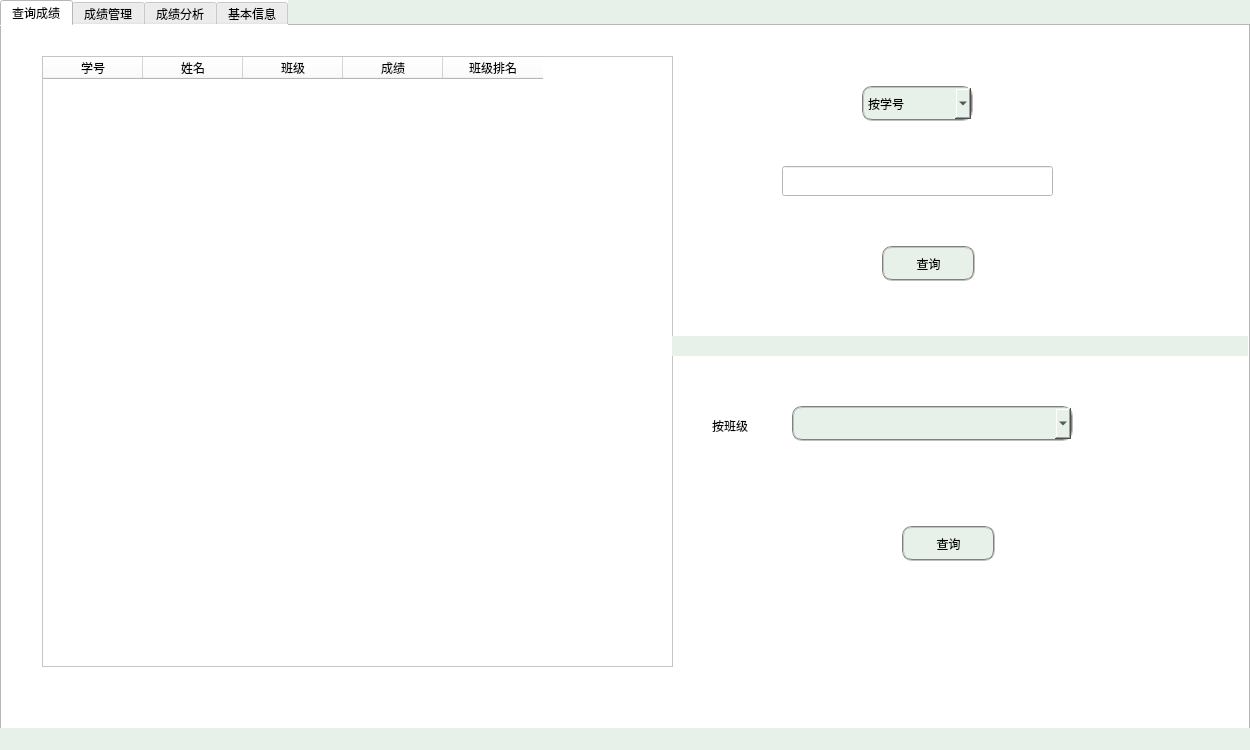
<?xml version="1.0" encoding="UTF-8"?>
<ui version="4.0">
 <class>MainWindowTea</class>
 <widget class="QMainWindow" name="MainWindowTea">
  <property name="geometry">
   <rect>
    <x>0</x>
    <y>0</y>
    <width>1250</width>
    <height>750</height>
   </rect>
  </property>
  <property name="windowTitle">
   <string>教师端</string>
  </property>
  <property name="styleSheet">
   <string notr="true">background-color: rgb(231, 240, 233);
</string>
  </property>
  <widget class="QWidget" name="centralwidget">
   <widget class="QTabWidget" name="tabWidget">
    <property name="geometry">
     <rect>
      <x>0</x>
      <y>0</y>
      <width>1250</width>
      <height>750</height>
     </rect>
    </property>
    <property name="styleSheet">
     <string notr="true">background-color: rgb(255, 255, 255);
font: 12pt &quot;等线&quot;;</string>
    </property>
    <property name="currentIndex">
     <number>0</number>
    </property>
    <widget class="QWidget" name="tab">
     <attribute name="title">
      <string>查询成绩</string>
     </attribute>
     <widget class="QTableWidget" name="tableWidget_gq">
      <property name="geometry">
       <rect>
        <x>40</x>
        <y>30</y>
        <width>631</width>
        <height>611</height>
       </rect>
      </property>
      <property name="styleSheet">
       <string notr="true">
font: 11pt &quot;楷体&quot;;</string>
      </property>
      <column>
       <property name="text">
        <string>学号</string>
       </property>
      </column>
      <column>
       <property name="text">
        <string>姓名</string>
       </property>
      </column>
      <column>
       <property name="text">
        <string>班级</string>
       </property>
      </column>
      <column>
       <property name="text">
        <string>成绩</string>
       </property>
      </column>
      <column>
       <property name="text">
        <string>班级排名</string>
       </property>
      </column>
     </widget>
     <widget class="QComboBox" name="gqBox">
      <property name="geometry">
       <rect>
        <x>860</x>
        <y>60</y>
        <width>111</width>
        <height>35</height>
       </rect>
      </property>
      <property name="styleSheet">
       <string notr="true">border:2px groove gray;border-radius:10px;padding:2px 4px;
background-color: rgb(231, 240, 233);</string>
      </property>
      <item>
       <property name="text">
        <string>按学号</string>
       </property>
      </item>
      <item>
       <property name="text">
        <string>按姓名</string>
       </property>
      </item>
     </widget>
     <widget class="QLineEdit" name="gqEdit">
      <property name="geometry">
       <rect>
        <x>780</x>
        <y>140</y>
        <width>271</width>
        <height>30</height>
       </rect>
      </property>
      <property name="styleSheet">
       <string notr="true">font: 12pt &quot;等线&quot;;
</string>
      </property>
     </widget>
     <widget class="QPushButton" name="gqBtn">
      <property name="geometry">
       <rect>
        <x>880</x>
        <y>220</y>
        <width>93</width>
        <height>35</height>
       </rect>
      </property>
      <property name="styleSheet">
       <string notr="true">border:2px groove gray;border-radius:10px;padding:2px 4px;
background-color: rgb(231, 240, 233);</string>
      </property>
      <property name="text">
       <string>查询</string>
      </property>
     </widget>
     <widget class="QLabel" name="label_14">
      <property name="geometry">
       <rect>
        <x>710</x>
        <y>390</y>
        <width>81</width>
        <height>20</height>
       </rect>
      </property>
      <property name="text">
       <string>按班级</string>
      </property>
     </widget>
     <widget class="QComboBox" name="Box_class_2">
      <property name="geometry">
       <rect>
        <x>790</x>
        <y>380</y>
        <width>281</width>
        <height>35</height>
       </rect>
      </property>
      <property name="styleSheet">
       <string notr="true">border:2px groove gray;border-radius:10px;padding:2px 4px;
background-color: rgb(231, 240, 233);</string>
      </property>
     </widget>
     <widget class="QPushButton" name="qBtn_class">
      <property name="geometry">
       <rect>
        <x>900</x>
        <y>500</y>
        <width>93</width>
        <height>35</height>
       </rect>
      </property>
      <property name="styleSheet">
       <string notr="true">border:2px groove gray;border-radius:10px;padding:2px 4px;
background-color: rgb(231, 240, 233);</string>
      </property>
      <property name="text">
       <string>查询</string>
      </property>
     </widget>
     <widget class="QLabel" name="label_15">
      <property name="geometry">
       <rect>
        <x>670</x>
        <y>310</y>
        <width>601</width>
        <height>20</height>
       </rect>
      </property>
      <property name="styleSheet">
       <string notr="true">background-color: rgb(231, 240, 233);</string>
      </property>
      <property name="text">
       <string/>
      </property>
     </widget>
    </widget>
    <widget class="QWidget" name="tab_4">
     <attribute name="title">
      <string>成绩管理</string>
     </attribute>
     <widget class="QLabel" name="label_6">
      <property name="geometry">
       <rect>
        <x>250</x>
        <y>190</y>
        <width>72</width>
        <height>31</height>
       </rect>
      </property>
      <property name="text">
       <string>学号</string>
      </property>
     </widget>
     <widget class="QLabel" name="label_8">
      <property name="geometry">
       <rect>
        <x>250</x>
        <y>290</y>
        <width>72</width>
        <height>31</height>
       </rect>
      </property>
      <property name="text">
       <string>成绩</string>
      </property>
     </widget>
     <widget class="QLineEdit" name="gEdit_id">
      <property name="geometry">
       <rect>
        <x>430</x>
        <y>190</y>
        <width>291</width>
        <height>30</height>
       </rect>
      </property>
      <property name="styleSheet">
       <string notr="true">font: 12pt &quot;等线&quot;;
</string>
      </property>
     </widget>
     <widget class="QLineEdit" name="gEdit_score">
      <property name="geometry">
       <rect>
        <x>430</x>
        <y>290</y>
        <width>291</width>
        <height>30</height>
       </rect>
      </property>
      <property name="styleSheet">
       <string notr="true">font: 12pt &quot;等线&quot;;
</string>
      </property>
     </widget>
     <widget class="QPushButton" name="dgBtn">
      <property name="geometry">
       <rect>
        <x>670</x>
        <y>430</y>
        <width>93</width>
        <height>35</height>
       </rect>
      </property>
      <property name="styleSheet">
       <string notr="true">border:2px groove gray;border-radius:10px;padding:2px 4px;
background-color: rgb(231, 240, 233);</string>
      </property>
      <property name="text">
       <string>删除</string>
      </property>
     </widget>
     <widget class="QPushButton" name="agBtn">
      <property name="geometry">
       <rect>
        <x>340</x>
        <y>430</y>
        <width>131</width>
        <height>35</height>
       </rect>
      </property>
      <property name="styleSheet">
       <string notr="true">border:2px groove gray;border-radius:10px;padding:2px 4px;
background-color: rgb(231, 240, 233);</string>
      </property>
      <property name="text">
       <string>添加/修改</string>
      </property>
     </widget>
    </widget>
    <widget class="QWidget" name="widget">
     <attribute name="title">
      <string>成绩分析</string>
     </attribute>
     <widget class="QTableWidget" name="tableWidget_sort">
      <property name="geometry">
       <rect>
        <x>30</x>
        <y>20</y>
        <width>631</width>
        <height>601</height>
       </rect>
      </property>
      <property name="styleSheet">
       <string notr="true">
font: 11pt &quot;楷体&quot;;</string>
      </property>
     </widget>
     <widget class="QPushButton" name="anBtn">
      <property name="geometry">
       <rect>
        <x>850</x>
        <y>200</y>
        <width>160</width>
        <height>35</height>
       </rect>
      </property>
      <property name="styleSheet">
       <string notr="true">border:2px groove gray;border-radius:10px;padding:2px 4px;
background-color: rgb(231, 240, 233);</string>
      </property>
      <property name="text">
       <string>综合分析</string>
      </property>
     </widget>
     <widget class="QLabel" name="label">
      <property name="geometry">
       <rect>
        <x>900</x>
        <y>330</y>
        <width>72</width>
        <height>35</height>
       </rect>
      </property>
      <property name="text">
       <string>分数段</string>
      </property>
     </widget>
     <widget class="QLabel" name="label_2">
      <property name="geometry">
       <rect>
        <x>820</x>
        <y>380</y>
        <width>72</width>
        <height>35</height>
       </rect>
      </property>
      <property name="text">
       <string>最低分</string>
      </property>
     </widget>
     <widget class="QLabel" name="label_3">
      <property name="geometry">
       <rect>
        <x>1000</x>
        <y>380</y>
        <width>72</width>
        <height>35</height>
       </rect>
      </property>
      <property name="text">
       <string>最高分</string>
      </property>
     </widget>
     <widget class="QLineEdit" name="lineEdit_low">
      <property name="geometry">
       <rect>
        <x>780</x>
        <y>440</y>
        <width>113</width>
        <height>30</height>
       </rect>
      </property>
      <property name="styleSheet">
       <string notr="true">font: 12pt &quot;等线&quot;;
border:1px groove gray;border-radius:10px;padding:2px 4px;</string>
      </property>
     </widget>
     <widget class="QLineEdit" name="lineEdit_high">
      <property name="geometry">
       <rect>
        <x>990</x>
        <y>440</y>
        <width>113</width>
        <height>30</height>
       </rect>
      </property>
      <property name="styleSheet">
       <string notr="true">font: 12pt &quot;等线&quot;;
border:1px groove gray;border-radius:10px;padding:2px 4px;</string>
      </property>
     </widget>
     <widget class="QLabel" name="label_4">
      <property name="geometry">
       <rect>
        <x>930</x>
        <y>450</y>
        <width>41</width>
        <height>16</height>
       </rect>
      </property>
      <property name="text">
       <string>——</string>
      </property>
     </widget>
     <widget class="QPushButton" name="hlBtn">
      <property name="geometry">
       <rect>
        <x>920</x>
        <y>560</y>
        <width>93</width>
        <height>35</height>
       </rect>
      </property>
      <property name="styleSheet">
       <string notr="true">border:2px groove gray;border-radius:10px;padding:2px 4px;
background-color: rgb(231, 240, 233);</string>
      </property>
      <property name="text">
       <string>查询</string>
      </property>
     </widget>
     <widget class="QPushButton" name="outgradeBtn">
      <property name="geometry">
       <rect>
        <x>830</x>
        <y>270</y>
        <width>211</width>
        <height>35</height>
       </rect>
      </property>
      <property name="styleSheet">
       <string notr="true">border:2px groove gray;border-radius:10px;padding:2px 4px;
background-color: rgb(231, 240, 233);</string>
      </property>
      <property name="text">
       <string>导出全部学生成绩</string>
      </property>
     </widget>
     <widget class="QPushButton" name="sortBtn">
      <property name="geometry">
       <rect>
        <x>850</x>
        <y>130</y>
        <width>160</width>
        <height>35</height>
       </rect>
      </property>
      <property name="styleSheet">
       <string notr="true">border:2px groove gray;border-radius:10px;padding:2px 4px;
background-color: rgb(231, 240, 233);</string>
      </property>
      <property name="text">
       <string>排名情况</string>
      </property>
     </widget>
     <widget class="QLabel" name="label_11">
      <property name="geometry">
       <rect>
        <x>730</x>
        <y>60</y>
        <width>72</width>
        <height>31</height>
       </rect>
      </property>
      <property name="text">
       <string>班级</string>
      </property>
     </widget>
     <widget class="QComboBox" name="Box_class">
      <property name="geometry">
       <rect>
        <x>850</x>
        <y>60</y>
        <width>160</width>
        <height>35</height>
       </rect>
      </property>
      <property name="styleSheet">
       <string notr="true">border:2px groove gray;border-radius:10px;padding:2px 4px;
background-color: rgb(231, 240, 233);</string>
      </property>
     </widget>
    </widget>
    <widget class="QWidget" name="tab_2">
     <attribute name="title">
      <string>基本信息</string>
     </attribute>
     <widget class="QLabel" name="label_10">
      <property name="geometry">
       <rect>
        <x>60</x>
        <y>140</y>
        <width>70</width>
        <height>30</height>
       </rect>
      </property>
      <property name="text">
       <string>姓名</string>
      </property>
     </widget>
     <widget class="QLabel" name="label_tname">
      <property name="geometry">
       <rect>
        <x>180</x>
        <y>140</y>
        <width>250</width>
        <height>30</height>
       </rect>
      </property>
      <property name="text">
       <string>——</string>
      </property>
     </widget>
     <widget class="QLabel" name="label_12">
      <property name="geometry">
       <rect>
        <x>60</x>
        <y>250</y>
        <width>70</width>
        <height>30</height>
       </rect>
      </property>
      <property name="text">
       <string>账号</string>
      </property>
     </widget>
     <widget class="QLabel" name="label_tid">
      <property name="geometry">
       <rect>
        <x>180</x>
        <y>250</y>
        <width>250</width>
        <height>30</height>
       </rect>
      </property>
      <property name="text">
       <string>——</string>
      </property>
     </widget>
     <widget class="QPushButton" name="trBtn">
      <property name="geometry">
       <rect>
        <x>160</x>
        <y>390</y>
        <width>121</width>
        <height>35</height>
       </rect>
      </property>
      <property name="styleSheet">
       <string notr="true">border:2px groove gray;border-radius:10px;padding:2px 4px;
background-color: rgb(231, 240, 233);</string>
      </property>
      <property name="text">
       <string>修改密码</string>
      </property>
     </widget>
     <widget class="QLabel" name="label_5">
      <property name="geometry">
       <rect>
        <x>650</x>
        <y>100</y>
        <width>111</width>
        <height>35</height>
       </rect>
      </property>
      <property name="text">
       <string>任教课程</string>
      </property>
     </widget>
     <widget class="QLabel" name="label_subname">
      <property name="geometry">
       <rect>
        <x>830</x>
        <y>100</y>
        <width>250</width>
        <height>35</height>
       </rect>
      </property>
      <property name="text">
       <string>——</string>
      </property>
     </widget>
     <widget class="QLabel" name="label_7">
      <property name="geometry">
       <rect>
        <x>650</x>
        <y>190</y>
        <width>72</width>
        <height>35</height>
       </rect>
      </property>
      <property name="text">
       <string>学分</string>
      </property>
     </widget>
     <widget class="QLabel" name="label_subcredit">
      <property name="geometry">
       <rect>
        <x>830</x>
        <y>190</y>
        <width>250</width>
        <height>35</height>
       </rect>
      </property>
      <property name="text">
       <string>——</string>
      </property>
     </widget>
     <widget class="QLabel" name="label_13">
      <property name="geometry">
       <rect>
        <x>650</x>
        <y>270</y>
        <width>111</width>
        <height>31</height>
       </rect>
      </property>
      <property name="text">
       <string>任教班级</string>
      </property>
     </widget>
     <widget class="QLabel" name="label_9">
      <property name="geometry">
       <rect>
        <x>560</x>
        <y>-40</y>
        <width>20</width>
        <height>731</height>
       </rect>
      </property>
      <property name="styleSheet">
       <string notr="true">background-color: rgb(231, 240, 233);</string>
      </property>
      <property name="text">
       <string/>
      </property>
     </widget>
     <widget class="QTableWidget" name="tableWidget_class">
      <property name="geometry">
       <rect>
        <x>810</x>
        <y>290</y>
        <width>121</width>
        <height>151</height>
       </rect>
      </property>
     </widget>
    </widget>
   </widget>
  </widget>
  <widget class="QMenuBar" name="menubar">
   <property name="geometry">
    <rect>
     <x>0</x>
     <y>0</y>
     <width>1250</width>
     <height>26</height>
    </rect>
   </property>
  </widget>
  <widget class="QStatusBar" name="statusbar"/>
 </widget>
 <resources/>
 <connections/>
</ui>
